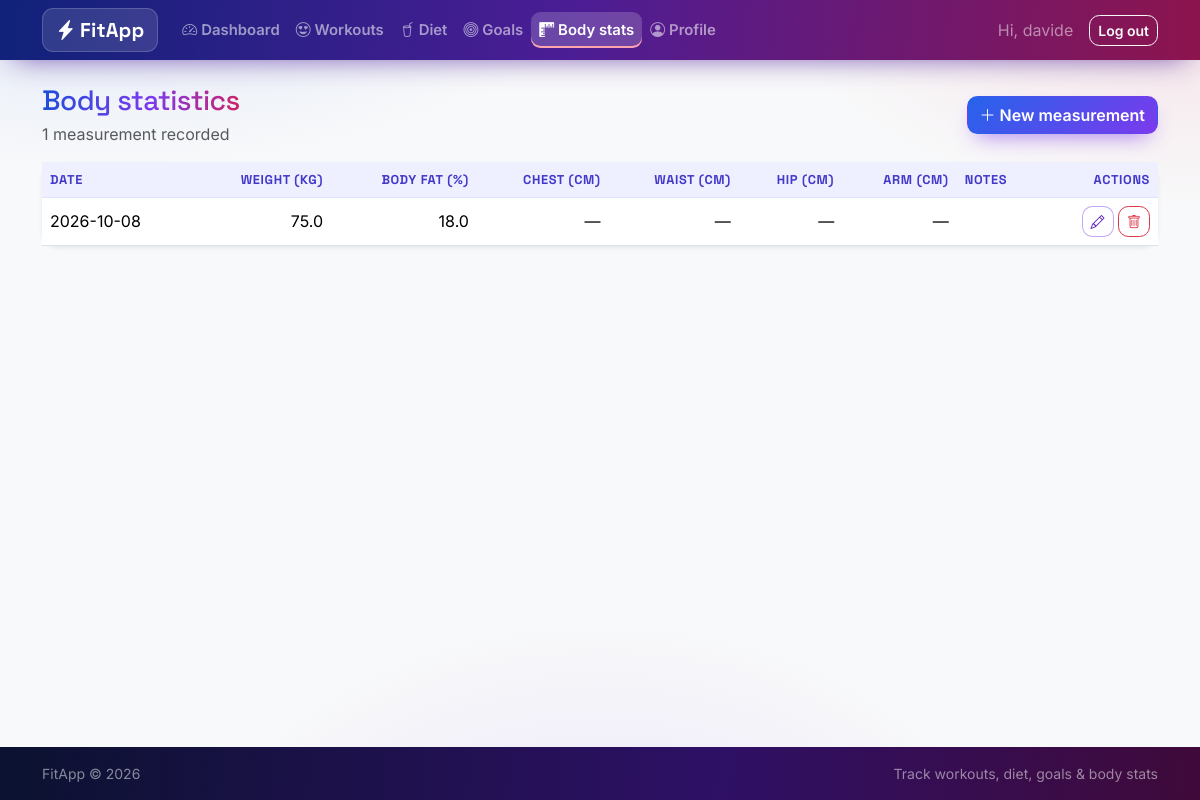
/stats/ (signed in), run on an earlier commit of the app's database.
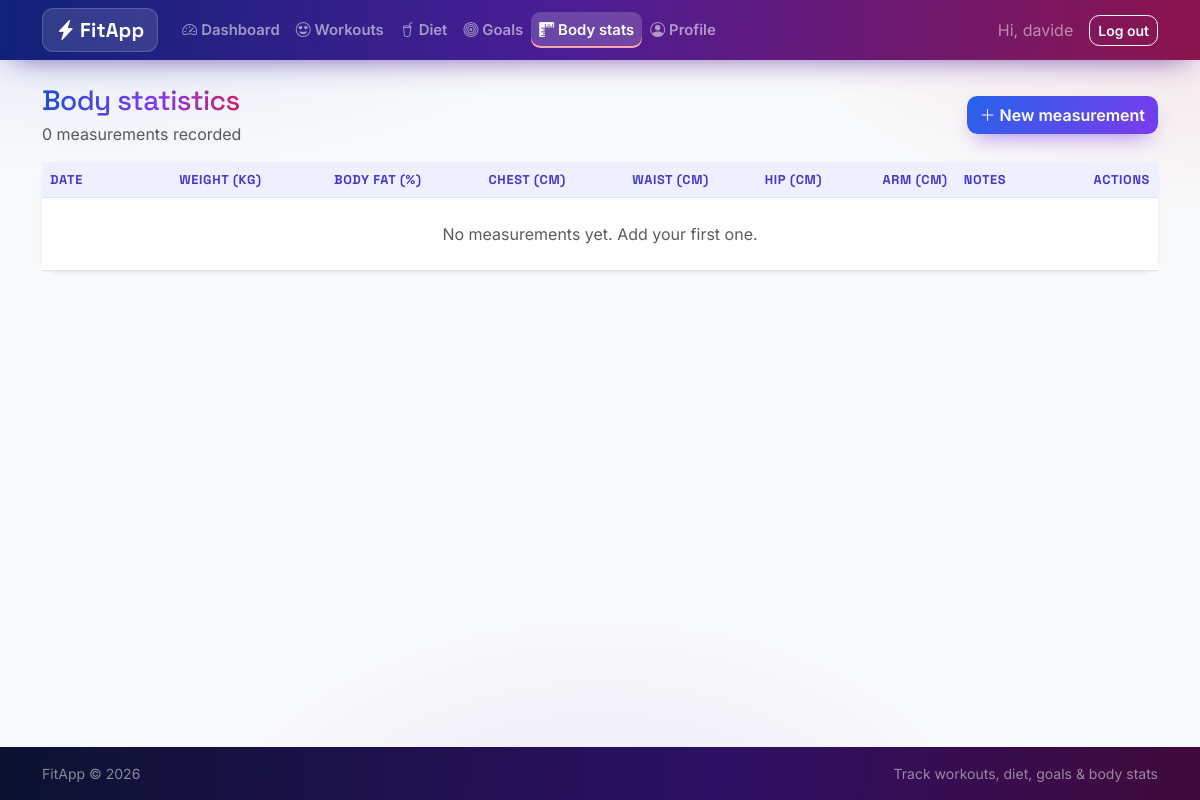
And on a later commit of the database.
### tables this page shows
CREATE TABLE body_stats (
    id           INTEGER PRIMARY KEY AUTOINCREMENT,
    user_id      INTEGER NOT NULL REFERENCES users (id) ON DELETE CASCADE,
    stat_date    TEXT NOT NULL,
    weight_kg    REAL,
    body_fat_pct REAL,
    chest_cm     REAL,
    waist_cm     REAL,
    hip_cm       REAL,
    arm_cm       REAL,
    notes        TEXT
);

### fitapp/routes/stats.py (the view)
@bp.route("/")
@login_required
def index():
    db = get_db()
    rows = db.execute(
        "SELECT * FROM body_stats WHERE user_id = ? ORDER BY stat_date DESC, id DESC",
        (g.user["id"],),
    ).fetchall()
    return render_template("stats/list.html", rows=rows, fields=FIELDS)

### fitapp/__init__.py (called while the page is built)
def create_app(config_overrides=None):
    app = Flask(__name__, instance_relative_config=True)
    Path(app.instance_path).mkdir(parents=True, exist_ok=True)
    app.config.from_mapping(
        SECRET_KEY=os.environ.get("FITAPP_SECRET_KEY", "dev-secret-change-me"),
        DATABASE=os.path.join(app.instance_path, "fitapp.db"),
    )
    if config_overrides:
        app.config.update(config_overrides)
    db.init_app(app)
    app.register_blueprint(auth_bp)
    app.register_blueprint(dashboard_bp)
    app.register_blueprint(profile_bp)
    app.register_blueprint(workouts_bp)
    app.register_blueprint(diets_bp)
    app.register_blueprint(goals_bp)
    app.register_blueprint(stats_bp)
    with app.app_context():
        db.init_db()
    @app.context_processor
    def inject_year():
        return {"now_year": dt.date.today().year}
    return app

### fitapp/auth.py (called while the page is built)
def load_current_user():
    user_id = session.get("user_id")
    if user_id is None:
        g.user = None
    else:
        g.user = get_db().execute(
            "SELECT * FROM users WHERE id = ?", (user_id,)
        ).fetchone()
    return g.user

@bp.before_app_request
def _load_user():
    load_current_user()

### fitapp/templates/stats/list.html (shortened to what this page needs)
{% extends "base.html" %}
{% block content %}
<div class="d-flex justify-content-between align-items-center mb-3">
  <div>
    <h1 class="h3 mb-1">Body statistics</h1>
    <p class="text-muted mb-0">{{ rows|length }} measurement{{ 's' if rows|length != 1 }} recorded</p>
  </div>
  <a class="btn btn-success" href="{{ url_for('stats.new') }}"><i class="bi bi-plus-lg me-1"></i>New measurement</a>
</div>
<div class="card shadow-sm border-0">
  <div class="table-responsive">
    <table class="table align-middle mb-0">
      <thead class="table-light">
        <tr>
          <th>Date</th>
          {% for field, label, min, max in fields %}
          <th class="text-end">{{ label }}{% if field == 'weight_kg' %} (kg){% elif field == 'body_fat_pct' %} (%){% else %} (cm){% endif %}</th>
          {% endfor %}
          <th>Notes</th>
          <th class="text-end">Actions</th>
        </tr>
      </thead>
      <tbody>
        {% for row in rows %}
        <tr>
          <td class="text-nowrap">{{ row['stat_date'] }}</td>
          {% for field, label, min, max in fields %}
          <td class="text-end">{{ row[field] if row[field] is not none else '—' }}</td>
          {% endfor %}
          <td class="small text-muted">{{ row['notes'] or '' }}</td>
          <td class="text-end text-nowrap">
            <a class="btn btn-sm btn-outline-success" href="{{ url_for('stats.edit', stat_id=row['id']) }}">
              <i class="bi bi-pencil"></i>
            </a>
            <form class="d-inline" action="{{ url_for('stats.delete', stat_id=row['id']) }}" method="post"
                  onsubmit="return confirm('Delete this measurement?');">
              <button class="btn btn-sm btn-outline-danger" type="submit"><i class="bi bi-trash"></i></button>
            </form>
          </td>
        </tr>
        {% else %}
        <tr><td colspan="{{ fields|length + 3 }}" class="text-center text-muted py-4">
          No measurements yet. Add your first one.
        </td></tr>
        {% endfor %}
      </tbody>
    </table>
  </div>
</div>
{% endblock %}

What changed in the data, as far as the page shows it:
removed body_stats: stat_date "2026-10-08", weight_kg "75.0" "18.0" "—" "—" "—" "—"
Also different on the page:
{{ rows|length }}: "1" → "0"
{{ 's' if rows|length != 1 }}: (not shown) → "s"
text now shown: "No measurements yet. Add your first one."
